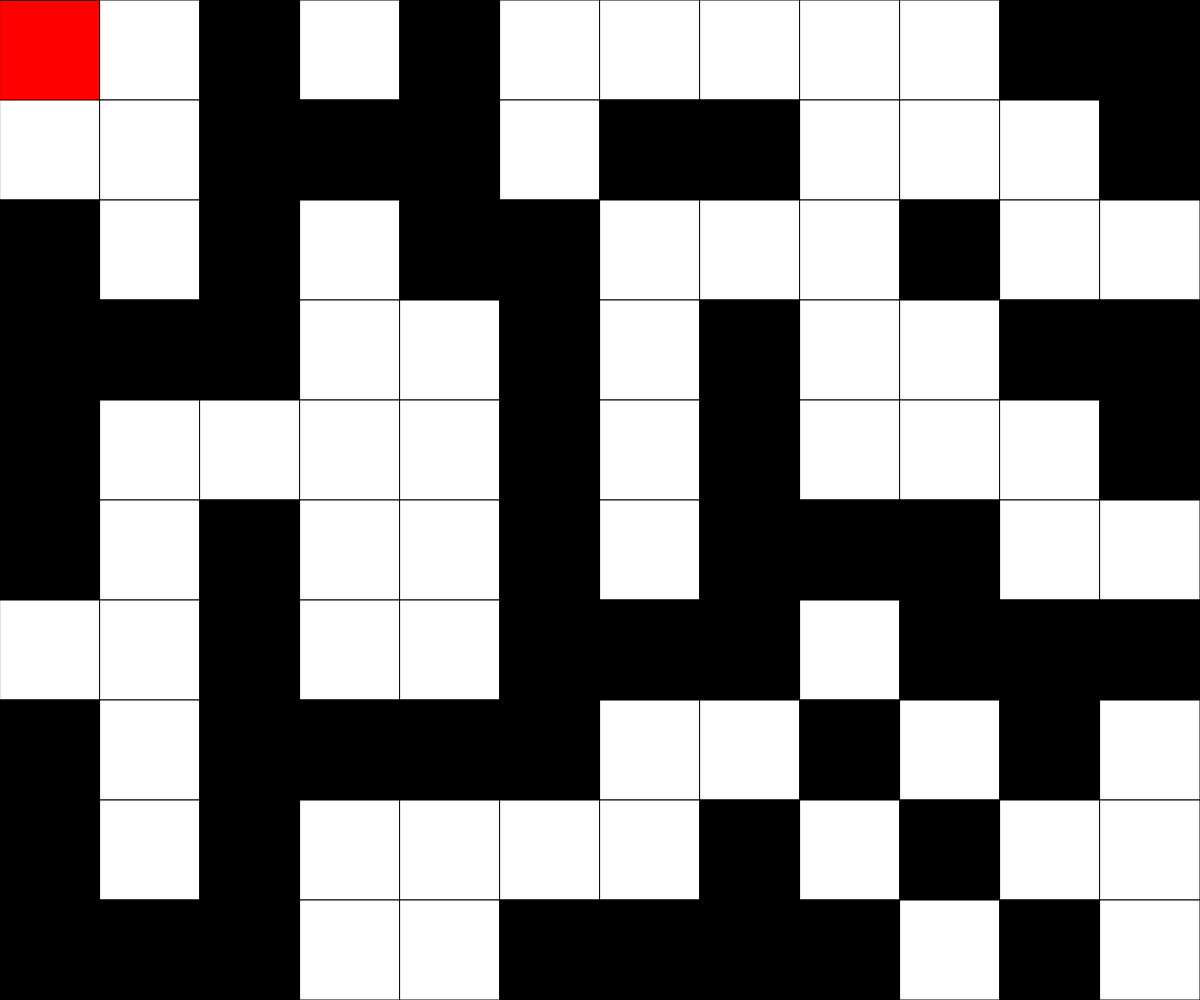
Frame 1 (no input)
Frame 60 (no input): identical to frame 1, image omitted
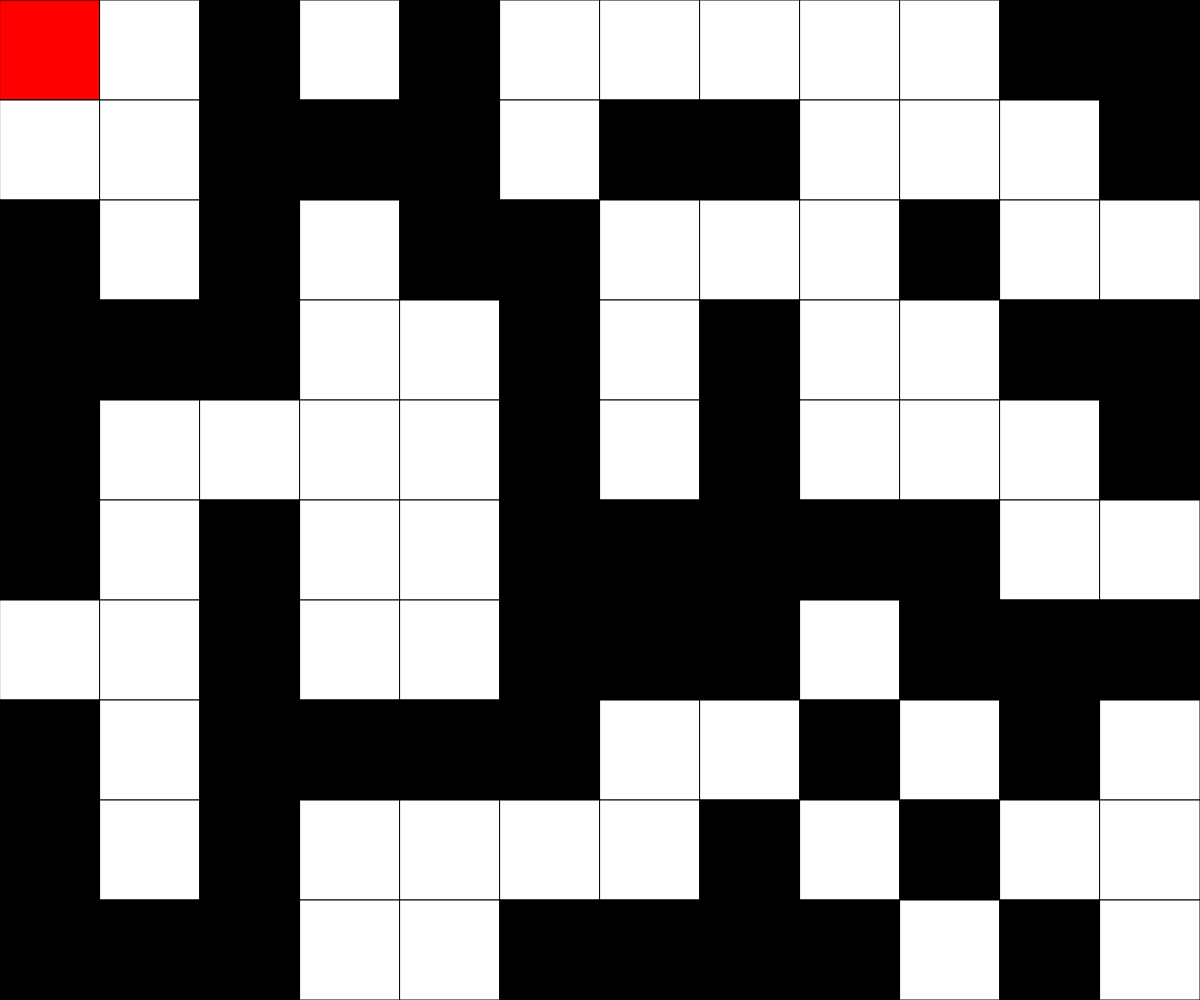
Frame 120 (the mouse pressed at the canvas centre since frame 60)

The p5.js sketch that drew these frames (run headless with seeded random() and noise() and a simulated clock; from frame 60 on, the mouse is pressed at the canvas centre):

// p5.js sketch
// ── sketch.js
// 2d rectangular grid demo

const CELL_SIZE = 100;
const OPEN_TILE = 0;
const IMPASSABLE = 1;
const PLAYER = 9;
let rows;
let cols;
let grid;
let thePlayer = {
  x :0,
  y:0,

};

async function setup() {
  createCanvas(windowWidth, windowHeight);
  rows = Math.floor(height/CELL_SIZE);
  cols = Math.floor(width/CELL_SIZE);
  grid = generateRandomGrid(cols, rows);
  //put player in grid
  grid[thePlayer.y][thePlayer.x] = PLAYER;
}

function draw() {
  background(220);
  displayGrid();
}

function keyPressed() {
  if (key === 'r') {
    grid = generateRandomGrid(cols, rows);
    grid[thePlayer.y][thePlayer.x] = PLAYER;

  }
  else if (key === 'e') {
    grid = generateEmptyGrid(cols, rows);
    grid[thePlayer.y][thePlayer.x] = PLAYER;
  }
  else if (key === RIGHT_ARROW) {
    movePlayer(thePlayer.x + 1, thePlayer.y);
  }
   
  else if (key === LEFT_ARROW) {
    movePlayer(thePlayer.x - 1, thePlayer.y);
  }
   
  else if (key === UP_ARROW) {
    movePlayer(thePlayer.x, thePlayer.y-1);
  }
   
  else if (key === DOWN_ARROW) {
    movePlayer(thePlayer.x, thePlayer.y +1 );
  }
}

function movePlayer(x,y) {
  if ( x>= 0 && x< cols && y >= 0 && y < rows && grid [y][x] === OPEN_TILE){
    // keep track of previous postion 
    let oldX = thePlayer.x;
    let oldY = thePlayer.y;
    // moving the player
    thePlayer.x = x;
    thePlayer.y = y;
    // putting the player in the grid
    grid[thePlayer.y][thePlayer.x] = PLAYER;

    //reset old spot to be an open tile 
    grid[oldX][oldY] = OPEN_TILE;
  }
}

function mousePressed() {
  let x = Math.floor(mouseX/CELL_SIZE);
  let y = Math.floor(mouseY/CELL_SIZE);

  //self
  toggleCell(x, y);
}

function toggleCell(x, y) {
  //make sure you're in the grid
  if (x >= 0 && x < cols && y >= 0 && y < rows) {
    if (grid[y][x] === OPEN_TILE) {
      grid[y][x] = IMPASSABLE;
    }
    else if (grid[y][x] === IMPASSABLE) {
      grid[y][x] = OPEN_TILE;
    }
  }
}

function displayGrid() {
  for (let y = 0; y < rows; y++) {
    for (let x = 0; x < cols; x++) {
      if (grid[y][x] === OPEN_TILE) {
        fill('white');
      }
      else if (grid[y][x] === IMPASSABLE) {
        fill('black');
      }
      else if (grid[y][x] === PLAYER) {
        fill('red');
      }
      square(x * CELL_SIZE, y * CELL_SIZE, CELL_SIZE);
    }
  }
}

function generateRandomGrid(cols, rows) {
  let newGrid = [];
  for (let y = 0; y < rows; y++) {
    newGrid.push([]);
    for (let x = 0; x < cols; x++) {
      if (random(100) < 50) {
        newGrid[y].push(OPEN_TILE);
      }
      else {
        newGrid[y].push(IMPASSABLE);
      }
    }
  }
  return newGrid;
}

function generateEmptyGrid(cols, rows) {
  let newGrid = [];
  for (let y = 0; y < rows; y++) {
    newGrid.push([]);
    for (let x = 0; x < cols; x++) {
      newGrid[y].push(OPEN_TILE);
    }
  }
  return newGrid;
}
